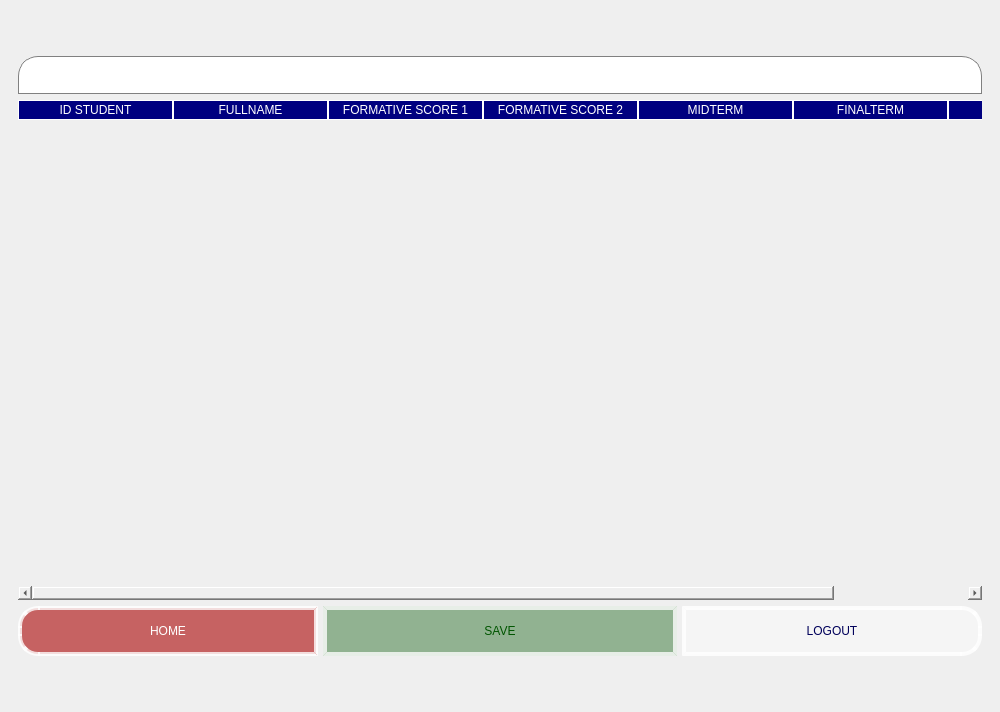
<?xml version="1.0" encoding="UTF-8"?>
<ui version="4.0">
 <class>MainWindow</class>
 <widget class="QMainWindow" name="MainWindow">
  <property name="geometry">
   <rect>
    <x>0</x>
    <y>0</y>
    <width>1000</width>
    <height>712</height>
   </rect>
  </property>
  <property name="maximumSize">
   <size>
    <width>10000</width>
    <height>10000</height>
   </size>
  </property>
  <property name="windowTitle">
   <string>MainWindow</string>
  </property>
  <property name="autoFillBackground">
   <bool>true</bool>
  </property>
  <property name="tabShape">
   <enum>QTabWidget::Triangular</enum>
  </property>
  <widget class="QWidget" name="centralwidget">
   <layout class="QVBoxLayout" name="verticalLayout_2">
    <item>
     <widget class="QScrollArea" name="scrollArea">
      <property name="maximumSize">
       <size>
        <width>16777215</width>
        <height>1000</height>
       </size>
      </property>
      <property name="styleSheet">
       <string notr="true">background-color: rgba(0,0,0,0);
border: none;</string>
      </property>
      <property name="widgetResizable">
       <bool>true</bool>
      </property>
      <widget class="QWidget" name="scrollAreaWidgetContents">
       <property name="geometry">
        <rect>
         <x>0</x>
         <y>0</y>
         <width>978</width>
         <height>690</height>
        </rect>
       </property>
       <layout class="QVBoxLayout" name="verticalLayout">
        <item>
         <layout class="QVBoxLayout" name="verticalLayout_3">
          <item>
           <widget class="QLineEdit" name="lineEdit_class">
            <property name="styleSheet">
             <string notr="true">    border: 1px solid gray;

background-color: white;
color: rgb(0, 0, 90);
font-weight: bold;
font: 2000 18pt &quot;Cambria&quot;;

    border-top-left-radius: 20px;
    border-top-right-radius: 20px;
    border-bottom-left-radius: 0px;
    border-bottom-right-radius: 0px;
    padding: 10px;
</string>
            </property>
           </widget>
          </item>
          <item>
           <widget class="QTableWidget" name="tableWidget_grade">
            <property name="maximumSize">
             <size>
              <width>16777215</width>
              <height>500</height>
             </size>
            </property>
            <property name="styleSheet">
             <string notr="true">QTableWidget {
    gridline-color: #000000; /* Màu đường kẻ */
    font: 5000 12px &quot;Arial&quot;; /* Kích thước chữ */
}

QHeaderView::section {
    background-color: navy; /* Màu nền tiêu đề */
    color: white; /* Màu chữ tiêu đề */
    border: 1px solid white;
    font: 5000 12px &quot;Arial&quot;; /* Kích thước chữ */

}
</string>
            </property>
            <attribute name="horizontalHeaderDefaultSectionSize">
             <number>155</number>
            </attribute>
            <attribute name="horizontalHeaderMinimumSectionSize">
             <number>50</number>
            </attribute>
            <attribute name="verticalHeaderDefaultSectionSize">
             <number>30</number>
            </attribute>
            <attribute name="verticalHeaderMinimumSectionSize">
             <number>50</number>
            </attribute>
            <column>
             <property name="text">
              <string>ID STUDENT</string>
             </property>
            </column>
            <column>
             <property name="text">
              <string>FULLNAME</string>
             </property>
            </column>
            <column>
             <property name="text">
              <string>FORMATIVE SCORE 1</string>
             </property>
            </column>
            <column>
             <property name="text">
              <string>FORMATIVE SCORE 2</string>
             </property>
            </column>
            <column>
             <property name="text">
              <string>MIDTERM</string>
             </property>
            </column>
            <column>
             <property name="text">
              <string>FINALTERM</string>
             </property>
            </column>
            <column>
             <property name="text">
              <string>AVERAGE</string>
             </property>
            </column>
           </widget>
          </item>
          <item>
           <layout class="QHBoxLayout" name="horizontalLayout">
            <property name="spacing">
             <number>5</number>
            </property>
            <property name="leftMargin">
             <number>0</number>
            </property>
            <property name="topMargin">
             <number>0</number>
            </property>
            <item>
             <widget class="QPushButton" name="pushButton_home">
              <property name="sizePolicy">
               <sizepolicy hsizetype="Maximum" vsizetype="Preferred">
                <horstretch>1</horstretch>
                <verstretch>0</verstretch>
               </sizepolicy>
              </property>
              <property name="minimumSize">
               <size>
                <width>0</width>
                <height>50</height>
               </size>
              </property>
              <property name="maximumSize">
               <size>
                <width>300</width>
                <height>50</height>
               </size>
              </property>
              <property name="sizeIncrement">
               <size>
                <width>0</width>
                <height>500</height>
               </size>
              </property>
              <property name="styleSheet">
               <string notr="true">QPushButton {
    font: 5000 14pt &quot;Arial&quot;; /* Font Arial Black, size 12 */
    background-color: rgba(170,0,0,150); /* Màu nền đỏ đậm */
    color: rgb(255,255,255); /* Màu chữ trắng */
    border-top-left-radius: 20px;
    border-bottom-left-radius: 20px;
    border-top-right-radius: 0px;
    border-bottom-right-radius: 0px;
    padding: 8px; /* Khoảng cách giữa chữ và viền */
    border: 4px solid rgba(255, 255,255, 200); /* Viền đỏ đậm */
    box-shadow: 3px 3px 8px rgba(0, 0, 0, 100); /* Đổ bóng */
}

QPushButton:hover {
    background-color: rgb(170,0,0); /* Màu sáng hơn khi hover */
	color: rgb(255,255,255);
}

QPushButton:pressed {
    background-color: rgb(112,0,0); /* Màu tối hơn khi nhấn */
	color: rgb(255,255,255);
    box-shadow: 1px 1px 5px rgba(0, 0, 0, 150); /* Giảm bóng khi nhấn */
}</string>
              </property>
              <property name="text">
               <string>HOME</string>
              </property>
             </widget>
            </item>
            <item>
             <widget class="QPushButton" name="pushButton_save">
              <property name="sizePolicy">
               <sizepolicy hsizetype="Preferred" vsizetype="Preferred">
                <horstretch>0</horstretch>
                <verstretch>0</verstretch>
               </sizepolicy>
              </property>
              <property name="maximumSize">
               <size>
                <width>1000</width>
                <height>16777215</height>
               </size>
              </property>
              <property name="styleSheet">
               <string notr="true">QPushButton {
    font: 5000 14pt &quot;Arial&quot;; /* Font Arial Black, size 12 */
    background-color: rgba(0,85,0,100); /* Màu nền đỏ đậm */
    color: rgb(0, 85, 0); /* Màu chữ trắng */
    border-top-left-radius: 0px;
    border-bottom-left-radius: 0px;
    border-top-right-radius: 0px;
    border-bottom-right-radius: 0px;
	padding: 8px; /* Khoảng cách giữa chữ và viền */
    border: 4px solid rgba(255, 255,255, 200); /* Viền đỏ đậm */
    box-shadow: 3px 3px 8px rgba(0, 0, 0, 100); /* Đổ bóng */
}

QPushButton:hover {
    background-color:  rgb(0, 109, 80); /* Màu sáng hơn khi hover */
	color: rgb(255,255,255);
}

QPushButton:pressed {
    background-color: rgb(0,85,0); /* Màu tối hơn khi nhấn */
	color: rgb(255,255,255);
    box-shadow: 1px 1px 5px rgba(0, 0, 0, 150); /* Giảm bóng khi nhấn */
}</string>
              </property>
              <property name="text">
               <string>SAVE</string>
              </property>
             </widget>
            </item>
            <item>
             <widget class="QPushButton" name="pushButton_logout">
              <property name="sizePolicy">
               <sizepolicy hsizetype="Maximum" vsizetype="Maximum">
                <horstretch>1</horstretch>
                <verstretch>0</verstretch>
               </sizepolicy>
              </property>
              <property name="minimumSize">
               <size>
                <width>0</width>
                <height>50</height>
               </size>
              </property>
              <property name="maximumSize">
               <size>
                <width>300</width>
                <height>50</height>
               </size>
              </property>
              <property name="styleSheet">
               <string notr="true">QPushButton {
    font: 5000 14pt &quot;Arial&quot;; /* Font Arial Black, size 12 */
    background-color: rgba(255,255,255,100); /* Màu nền đỏ đậm */
    color: rgb(0,0,90); /* Màu chữ trắng */
    border-top-left-radius: 0px;
    border-bottom-left-radius: 0px;
    border-top-right-radius: 20px;
    border-bottom-right-radius: 20px;
	padding: 8px; /* Khoảng cách giữa chữ và viền */
    border: 4px solid rgba(255, 255,255, 200); /* Viền đỏ đậm */
    box-shadow: 3px 3px 8px rgba(0, 0, 0, 100); /* Đổ bóng */
}

QPushButton:hover {
    background-color: rgb(0,0,90); /* Màu sáng hơn khi hover */
	color: rgb(255,255,255);
}

QPushButton:pressed {
    background-color: rgb(0, 0,9); /* Màu tối hơn khi nhấn */
	color: rgb(255,255,255);
    box-shadow: 1px 1px 5px rgba(0, 0, 0, 150); /* Giảm bóng khi nhấn */
}</string>
              </property>
              <property name="text">
               <string>LOGOUT</string>
              </property>
              <property name="iconSize">
               <size>
                <width>50</width>
                <height>20</height>
               </size>
              </property>
             </widget>
            </item>
           </layout>
          </item>
         </layout>
        </item>
       </layout>
      </widget>
     </widget>
    </item>
   </layout>
  </widget>
 </widget>
 <resources/>
 <connections/>
</ui>
